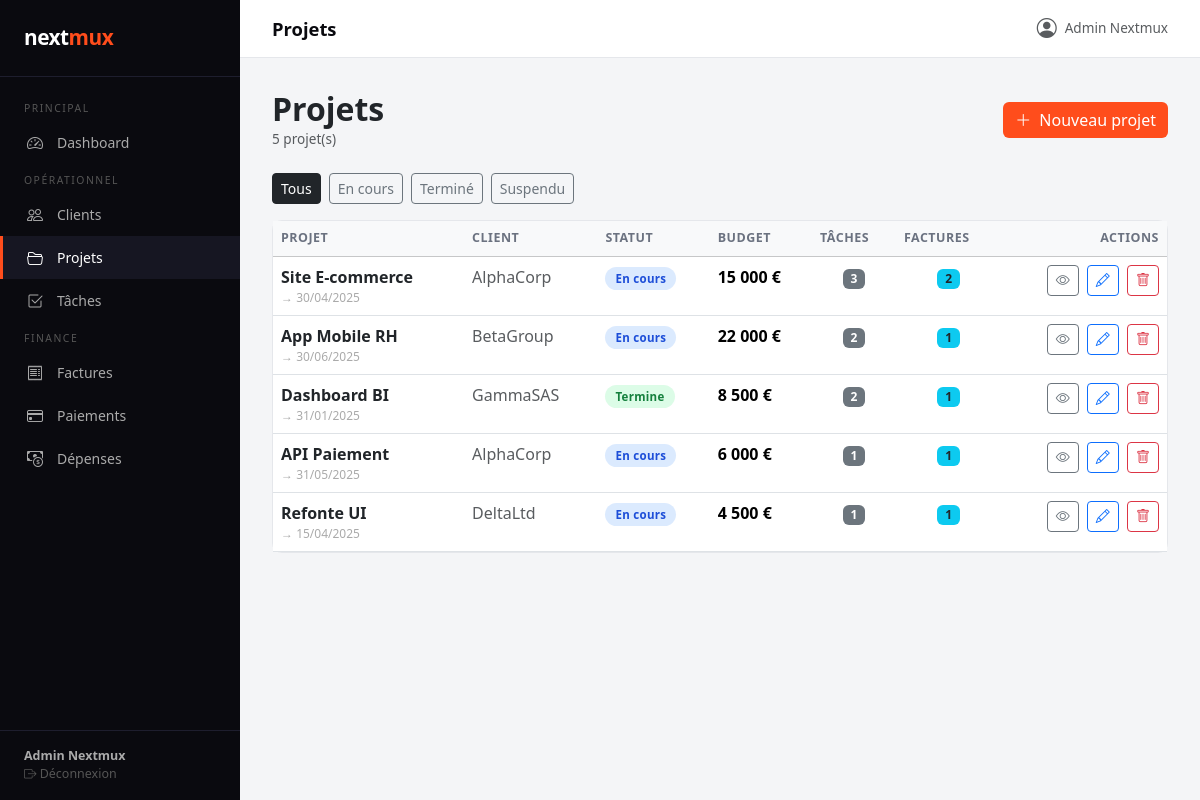
The app's page /index.php?module=projets&action=index (signed in) with its own data.
### tables this page shows
CREATE TABLE IF NOT EXISTS projets (
  id INT AUTO_INCREMENT PRIMARY KEY,
  client_id INT NOT NULL,
  nom VARCHAR(150) NOT NULL,
  description TEXT,
  date_debut DATE,
  date_fin DATE,
  statut ENUM('en_cours','termine','suspendu','annule') DEFAULT 'en_cours',
  budget DECIMAL(10,2) DEFAULT 0,
  created_at DATETIME DEFAULT CURRENT_TIMESTAMP,
  FOREIGN KEY (client_id) REFERENCES clients(id) ON DELETE CASCADE
);

CREATE TABLE IF NOT EXISTS clients (
  id INT AUTO_INCREMENT PRIMARY KEY,
  nom VARCHAR(100) NOT NULL,
  email VARCHAR(150),
  telephone VARCHAR(20),
  adresse TEXT,
  created_at DATETIME DEFAULT CURRENT_TIMESTAMP
);

### controllers/projetsController.php (called while the page is built, shortened)
<?php
require_once __DIR__ . '/../models/Projet.php';
class ProjetsController {
    private Projet $model;
    public function __construct() {
        $this->model       = new Projet();
    }
    public function index(): void {
        $projets    = $this->model->getAll();
        require_once __DIR__ . '/../views/projets/index.php';
    }
}

### config/db.php (called while the page is built, shortened)
<?php
function getDB(): PDO {
    static $pdo = null;
    if ($pdo === null) {
        $dsn = "mysql:host=" . DB_HOST . ";dbname=" . DB_NAME . ";charset=" . DB_CHARSET;
        try {
            $pdo = new PDO($dsn, DB_USER, DB_PASS, [
                PDO::ATTR_ERRMODE            => PDO::ERRMODE_EXCEPTION,
                PDO::ATTR_DEFAULT_FETCH_MODE => PDO::FETCH_ASSOC,
                PDO::ATTR_EMULATE_PREPARES   => false,
            ]);
        } catch (PDOException $e) {
            die(json_encode(['error' => 'Connexion BDD échouée : ' . $e->getMessage()]));
        }
    }
    return $pdo;
}

### models/Projet.php (called while the page is built, shortened)
<?php
class Projet {
    private PDO $db;
    public function __construct() {
        $this->db = getDB();
    }
    public function getAll(?int $clientId = null): array {
        $sql = "SELECT p.*, c.nom AS client_nom,
                    COUNT(DISTINCT t.id) AS nb_taches,
                    COUNT(DISTINCT f.id) AS nb_factures
                FROM projets p
                JOIN clients c ON p.client_id = c.id
                LEFT JOIN taches t ON t.projet_id = p.id
                LEFT JOIN factures f ON f.projet_id = p.id";
        $params = [];
        $sql .= " GROUP BY p.id ORDER BY p.created_at DESC";
        $stmt = $this->db->prepare($sql);
        $stmt->execute($params);
        return $stmt->fetchAll();
    }
}

### views/projets/index.php (the view, shortened to what this page needs)
<?php require_once __DIR__ . '/../layout/header.php'; ?>
<div class="d-flex justify-content-between align-items-center mb-4">
  <div>
    <h2 class="mb-0 fw-bold">Projets</h2>
    <p class="text-muted mb-0" style="font-size:0.85rem"><?= count($projets) ?> projet(s)</p>
  </div>
  <a href="index.php?module=projets&action=create" class="btn btn-accent">
    <i class="bi bi-plus-lg me-1"></i> Nouveau projet
  </a>
</div>
<div class="mb-3 d-flex gap-2 flex-wrap">
  <?php
  $statuts = ['tous' => 'Tous', 'en_cours' => 'En cours', 'termine' => 'Terminé', 'suspendu' => 'Suspendu'];
  $filtre  = $_GET['statut'] ?? 'tous';
  foreach ($statuts as $val => $label): ?>
    <a href="?module=projets&action=index&statut=<?= $val ?>"
       class="btn btn-sm <?= $filtre === $val ? 'btn-dark' : 'btn-outline-secondary' ?>">
      <?= $label ?>
    </a>
  <?php endforeach; ?>
</div>
<div class="card">
  <div class="card-body p-0">
    <?php
    $liste = $projets;
    ?>
    <?php if (empty($liste)): ?>
      <div class="text-center py-5 text-muted">
        <i class="bi bi-folder2-open fs-1 d-block mb-2"></i>Aucun projet.
      </div>
    <?php else: ?>
    <table class="table table-hover mb-0">
      <thead class="table-light">
        <tr>
          <th>Projet</th><th>Client</th><th>Statut</th>
          <th>Budget</th><th>Tâches</th><th>Factures</th><th class="text-end">Actions</th>
        </tr>
      </thead>
      <tbody>
        <?php foreach ($liste as $p): ?>
        <tr>
          <td>
            <a href="index.php?module=projets&action=show&id=<?= $p['id'] ?>"
               class="fw-semibold text-dark text-decoration-none">
              <?= htmlspecialchars($p['nom']) ?>
            </a>
            <?php if ($p['date_fin']): ?>
              <div style="font-size:0.75rem;color:#aaa">→ <?= date('d/m/Y', strtotime($p['date_fin'])) ?></div>
            <?php endif; ?>
          </td>
          <td class="text-muted"><?= htmlspecialchars($p['client_nom']) ?></td>
          <td>
            <span class="status-badge badge-<?= $p['statut'] ?>">
              <?= ucfirst(str_replace('_', ' ', $p['statut'])) ?>
            </span>
          </td>
          <td class="fw-semibold"><?= number_format($p['budget'], 0, ',', ' ') ?> €</td>
          <td class="text-center"><span class="badge bg-secondary"><?= $p['nb_taches'] ?></span></td>
          <td class="text-center"><span class="badge bg-info text-dark"><?= $p['nb_factures'] ?></span></td>
          <td class="text-end">
            <a href="index.php?module=projets&action=show&id=<?= $p['id'] ?>"
               class="btn btn-sm btn-outline-secondary me-1"><i class="bi bi-eye"></i></a>
            <a href="index.php?module=projets&action=edit&id=<?= $p['id'] ?>"
               class="btn btn-sm btn-outline-primary me-1"><i class="bi bi-pencil"></i></a>
            <form method="POST" action="index.php?module=projets&action=delete&id=<?= $p['id'] ?>"
                  class="d-inline" onsubmit="return confirm('Supprimer ce projet ?')">
              <button class="btn btn-sm btn-outline-danger"><i class="bi bi-trash"></i></button>
            </form>
          </td>
        </tr>
        <?php endforeach; ?>
      </tbody>
    </table>
    <?php endif; ?>
  </div>
</div>
<?php require_once __DIR__ . '/../layout/footer.php'; ?>

### views/layout/header.php (style rules this page uses)
:root { --sidebar-w: 240px; --accent: #FF4D1C; --dark: #0a0a0f; }
body { background: #f4f5f7; font-family: 'Segoe UI', sans-serif; }
.card { border: 1px solid #e5e7eb; border-radius: 10px; }
.badge-en_cours { background: #dbeafe; color: #1d4ed8; }
.badge-termine { background: #dcfce7; color: #15803d; }
.status-badge { display: inline-block; padding: 3px 10px; border-radius: 20px; font-size: 0.72rem; font-weight: 600; letter-spacing: 0.3px; }
.btn-accent { background: var(--accent); color: white; border: none; }
table.table th { font-size: 0.78rem; text-transform: uppercase; letter-spacing: 0.5px; color: #6b7280; font-weight: 600; }

### records on screen
projets: nom "Site E-commerce", date_fin "30/04/2025", client.nom "AlphaCorp", statut "En cours", budget "15 000", nb_taches "3", nb_factures "2"
projets: nom "App Mobile RH", date_fin "30/06/2025", client.nom "BetaGroup", statut "En cours", budget "22 000", nb_taches "2", nb_factures "1"
projets: nom "Dashboard BI", date_fin "31/01/2025", client.nom "GammaSAS", statut "Termine", budget "8 500", nb_taches "2", nb_factures "1"
projets: nom "API Paiement", date_fin "31/05/2025", client.nom "AlphaCorp", statut "En cours", budget "6 000", nb_taches "1", nb_factures "1"
projets: nom "Refonte UI", date_fin "15/04/2025", client.nom "DeltaLtd", statut "En cours", budget "4 500", nb_taches "1", nb_factures "1"

### other values on screen
$user['nom'] "Admin Nextmux"
$page_title "Projets"
count($projets) "5"
$label "Tous"
$label "En cours"
$label "Terminé"
$label "Suspendu"
